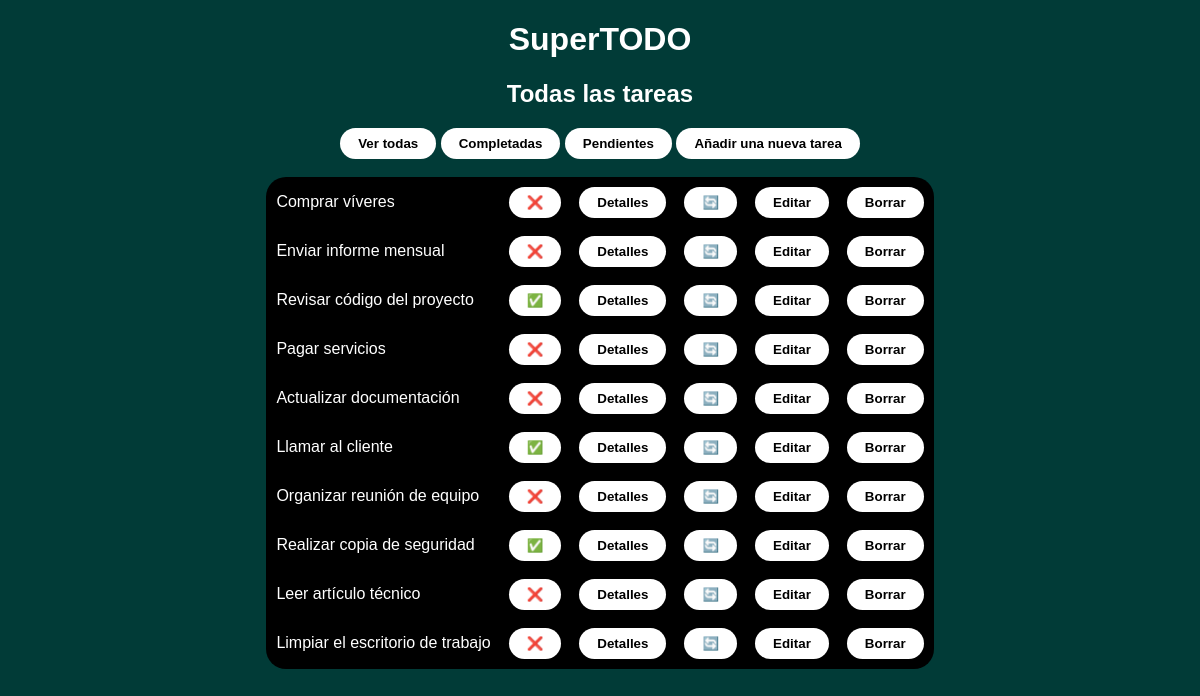
/tasks/, run on an earlier commit of the app's database.
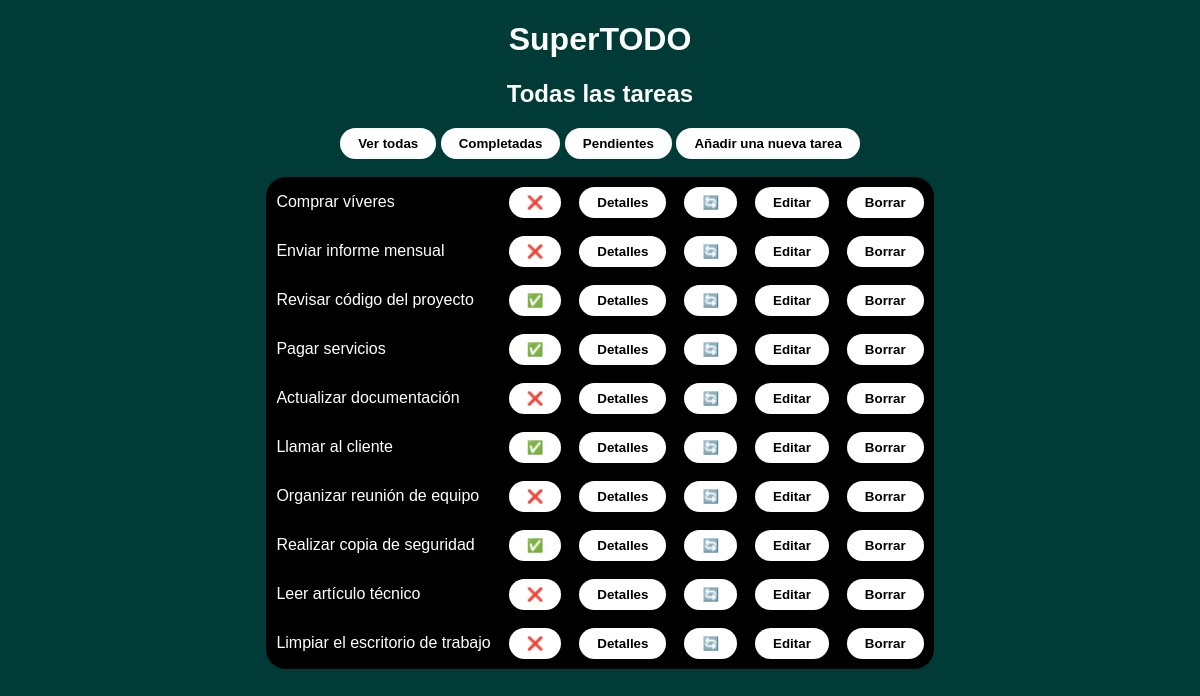
And on a later commit of the database.
### tasks/models.py (models this page shows, shortened)
class Task(models.Model):
    name = models.CharField(max_length=100)
    description = models.TextField(blank=True)
    slug = models.SlugField(unique=True)
    completed = models.BooleanField(default=False)
    created_at = models.DateTimeField(auto_now_add=True)
    updated_at = models.DateTimeField(auto_now=True)

### tasks/views.py (the view)
# urls.py: path('', views.task_list, name='task-list'),
def task_list(request):
    tasks = Task.objects.all()
    return render(request, 'tasks/task/list.html', {'tasks': tasks})

### tasks/templates/tasks/task/list.html (shortened to what this page needs)
{% extends "base.html" %}
{% load static %}
{% block content %}
  {% include "header.html" with subtitle="Todas las tareas" %}
  <div class="links">
      <a href="{% url 'tasks:task-list' %}"><button>Ver todas</button></a>
      <a href="{% url 'tasks:task-list-completed' %}"><button>Completadas</button></a>
      <a href="{% url 'tasks:task-list-pending' %}"><button>Pendientes</button></a>
      <a href="{% url 'tasks:add-task' %}"><button>Añadir una nueva tarea</button></a>
  </div>
  <br>
  <div class="main-items">
    <table class="tabla" cellpadding="8">
        {% for task in tasks %}
          <tr>
            <td><a href="{% url 'tasks:task-detail' task.slug %}">{{ task.name }}</a></td>
            <td>
              {% if task.completed %}
                <a href="{% url 'tasks:toogle-task' task.slug %}"><button>✅</button></a>
              {% else %}
                <a href="{% url 'tasks:toogle-task' task.slug %}"><button>❌</button></a>
              {% endif %}
            </td>
            <td>
              <a href="{% url 'tasks:task-detail' task.slug %}"><button>Detalles</button></a>
            </td>
            <td>
              <a href="{% url 'tasks:toogle-task' task.slug %}"><button>🔄</button></a>
            </td>
            <td>
              <a href="{% url 'tasks:edit-task' task.slug %}"><button>Editar</button></a>
            </td>
            <td>
              <a href="{% url 'tasks:delete-task' task.slug %}"><button>Borrar</button></a>
            </td>
          </tr>
        {% empty %}
        <p>Nada que hacer. ¡Enhorabuena!</p>
        {% endfor %}
    </table>
  </div>
{% endblock %}

### shared/templates/base.html (shortened to what this page needs)
{% load static %}
<!DOCTYPE html>
<html lang="en">
<head>
  <link rel="stylesheet" href="{% static 'css/base.css' %}">
</head>
<body>
  {% block content %}{% endblock %}
</body>
</html>

### shared/templates/header.html (shortened to what this page needs)
<!DOCTYPE html>
<html lang="en">
<head>
</head>
<body>
  <div>
    <a href="{% url 'tasks:task-list' %}"><h1>SuperTODO</h1></a>
    <h2>{{ subtitle }}</h2>
  </div>
</body>
</html>

### shared/static/css/base.css (style rules this page uses)
h1, h2 { text-align: center; color: white; }
body { font-family: Arial, sans-serif; background-color: #013b37; color: white; }
button { background-color: white; border-radius: 10px; border: 0px; display: inline-block; color: black; padding: 8px 18px; font-weight: bold; border-radius: 20px; }
.main-items { display: flex; justify-content: center; }
.tabla { background-color: black; border: 0px; border-radius: 20px; }
.links, a { text-align: center; color: white; text-decoration: none; }

What changed in the data, as far as the page shows it:
changed Task "Pagar servicios": completed "❌" → "✅"
